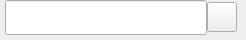
<?xml version="1.0" encoding="UTF-8"?>
<ui version="4.0">
 <class>QPersianDateTimeInput</class>
 <widget class="QWidget" name="QPersianDateTimeInput">
  <property name="geometry">
   <rect>
    <x>0</x>
    <y>0</y>
    <width>246</width>
    <height>40</height>
   </rect>
  </property>
  <property name="sizePolicy">
   <sizepolicy hsizetype="Preferred" vsizetype="Ignored">
    <horstretch>0</horstretch>
    <verstretch>0</verstretch>
   </sizepolicy>
  </property>
  <property name="minimumSize">
   <size>
    <width>0</width>
    <height>40</height>
   </size>
  </property>
  <property name="windowTitle">
   <string>Form</string>
  </property>
  <layout class="QHBoxLayout" name="horizontalLayout_2">
   <property name="spacing">
    <number>0</number>
   </property>
   <property name="leftMargin">
    <number>5</number>
   </property>
   <property name="topMargin">
    <number>0</number>
   </property>
   <property name="rightMargin">
    <number>5</number>
   </property>
   <property name="bottomMargin">
    <number>5</number>
   </property>
   <item>
    <widget class="QWidget" name="widget_mpdti" native="true">
     <property name="styleSheet">
      <string notr="true"/>
     </property>
     <layout class="QHBoxLayout" name="horizontalLayout">
      <property name="spacing">
       <number>0</number>
      </property>
      <property name="leftMargin">
       <number>0</number>
      </property>
      <property name="topMargin">
       <number>0</number>
      </property>
      <property name="rightMargin">
       <number>4</number>
      </property>
      <property name="bottomMargin">
       <number>0</number>
      </property>
      <item>
       <widget class="QLineEdit" name="line_dateTime">
        <property name="sizePolicy">
         <sizepolicy hsizetype="Minimum" vsizetype="Minimum">
          <horstretch>0</horstretch>
          <verstretch>0</verstretch>
         </sizepolicy>
        </property>
        <property name="minimumSize">
         <size>
          <width>0</width>
          <height>30</height>
         </size>
        </property>
        <property name="maximumSize">
         <size>
          <width>16777215</width>
          <height>40</height>
         </size>
        </property>
        <property name="styleSheet">
         <string notr="true"/>
        </property>
        <property name="alignment">
         <set>Qt::AlignCenter</set>
        </property>
        <property name="readOnly">
         <bool>true</bool>
        </property>
       </widget>
      </item>
      <item>
       <widget class="QPushButton" name="btn_calendar">
        <property name="sizePolicy">
         <sizepolicy hsizetype="Minimum" vsizetype="Minimum">
          <horstretch>0</horstretch>
          <verstretch>0</verstretch>
         </sizepolicy>
        </property>
        <property name="minimumSize">
         <size>
          <width>30</width>
          <height>30</height>
         </size>
        </property>
        <property name="maximumSize">
         <size>
          <width>30</width>
          <height>30</height>
         </size>
        </property>
        <property name="styleSheet">
         <string notr="true"/>
        </property>
        <property name="text">
         <string/>
        </property>
        <property name="icon">
         <iconset resource="qpersian.qrc">
          <normaloff>:/icon/res/images/date.png</normaloff>:/icon/res/images/date.png</iconset>
        </property>
        <property name="iconSize">
         <size>
          <width>22</width>
          <height>22</height>
         </size>
        </property>
       </widget>
      </item>
     </layout>
    </widget>
   </item>
  </layout>
 </widget>
 <resources>
  <include location="qpersian.qrc"/>
 </resources>
 <connections/>
</ui>
